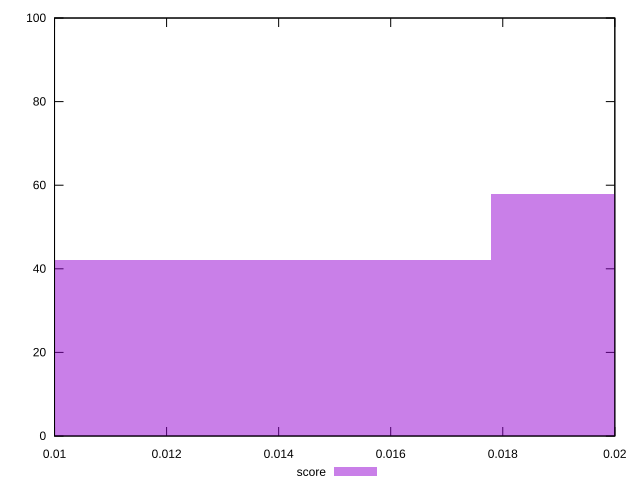

The script that saved this image:
reset

$score <<EOF
0.011859312404641024 42
0.02371862480928205 58
EOF

set key outside below
set boxwidth 0.011859312404641024
set xrange [0.01:0.02]
set yrange [0:100]
set trange [0:100]
set style fill transparent solid 0.5 noborder
set terminal svg size 640, 490 enhanced background rgb 'white'
set output "report_00009_2021-02-08T22-37-41.559Z/cumulative-layout-shift/samples/pages+cached/score/histogram.svg"

plot $score title "score" with boxes

reset
